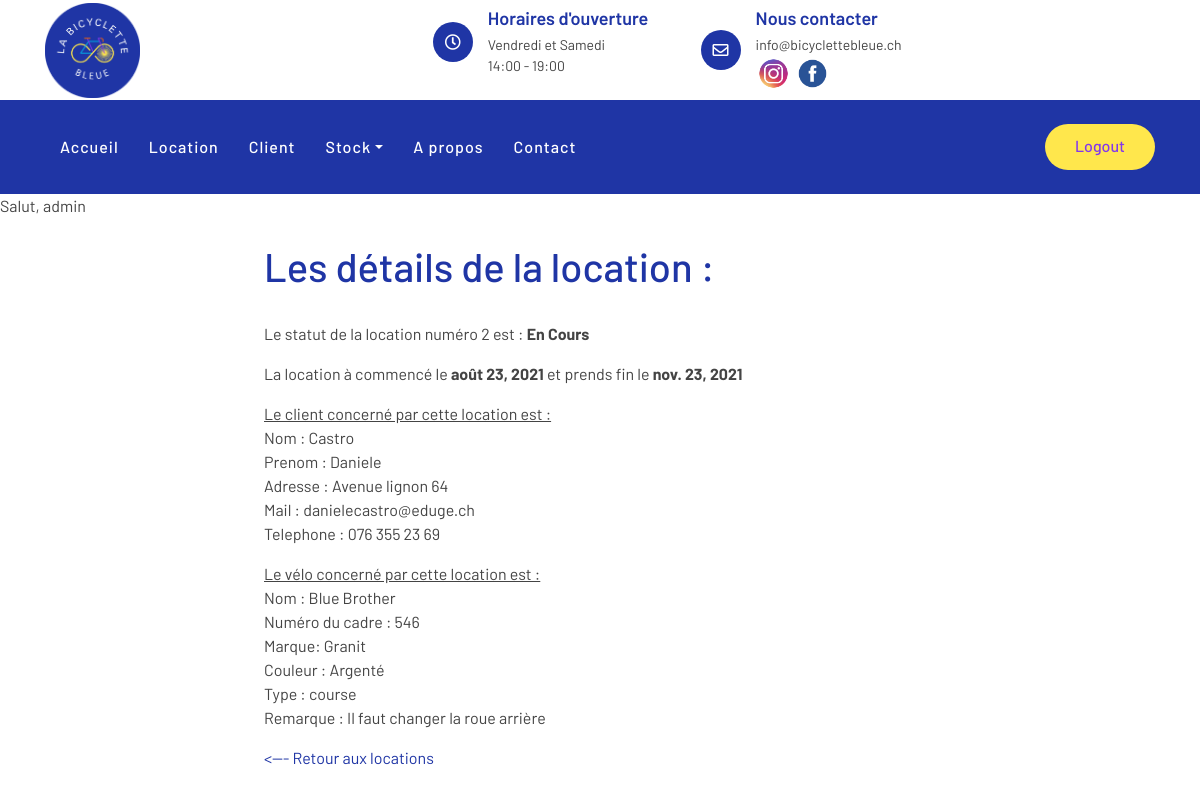
/location/2/ (signed in), run on the app's committed database.
### stock_pieces_velos/models.py (models this page shows)
class AuthUser(models.Model):
    password = models.CharField(max_length=128)
    last_login = models.DateTimeField(blank=True, null=True)
    is_superuser = models.BooleanField()
    username = models.CharField(unique=True, max_length=150)
    last_name = models.CharField(max_length=150)
    email = models.CharField(max_length=254)
    is_staff = models.BooleanField()
    is_active = models.BooleanField()
    date_joined = models.DateTimeField()
    first_name = models.CharField(max_length=150)
    class Meta:
        managed = False
        db_table = 'auth_user'

class Velo(models.Model):
    vel_id = models.AutoField(db_column='VEL_ID',  primary_key=True)  # Field name made lowercase.
    vel_num_cadre = models.IntegerField(db_column='VEL_NUM_CADRE', blank=True, null=True)  # Field name made lowercase.
    vel_nom = models.TextField(db_column='VEL_NOM', blank=True, null=True)  # Field name made lowercase.
    vel_marque = models.TextField(db_column='VEL_MARQUE', blank=True, null=True)  # Field name made lowercase.
    vel_couleur = models.TextField(db_column='VEL_COULEUR', blank=True, null=True)  # Field name made lowercase.
    vel_type = models.TextField(db_column='VEL_TYPE', blank=True, null=True)  # Field name made lowercase.
    vel_photo = models.TextField(db_column='VEL_PHOTO', blank=True, null=True)  # Field name made lowercase.
    vel_statut = models.TextField(db_column='VEL_STATUT', blank=True, null=True)  # Field name made lowercase.
    vel_etat = models.TextField(db_column='VEL_ETAT', blank=True, null=True)  # Field name made lowercase.
    vel_remarque = models.TextField(db_column='VEL_REMARQUE', blank=True, null=True)  # Field name made lowercase.
    local_id = models.ForeignKey(Local, on_delete=models.CASCADE)
    don_id = models.ForeignKey(Donateur, on_delete=models.CASCADE)
    class Meta:
        managed = False
        db_table = 'Velo'

### location/models.py (models this page shows)
class Location(models.Model):
    loc_id = models.AutoField(db_column='LOC_ID', primary_key = True)  # Field name made lowercase.
    loc_statut = models.CharField(db_column='LOC_STATUT', blank=True, null=True, max_length=30)  # Field name made lowercase.
    loc_client = models.ForeignKey(Client, on_delete=models.CASCADE)  # Field name made lowercase.
    class Meta:
        managed = False
        db_table = 'Location'

class Location_Velo(models.Model):
    date_debut = models.DateField()  # Field name made lowercase.
    date_fin   = models.DateField()  # Field name made lowercase.
    lv_loc_id = models.ForeignKey(Location, on_delete=models.CASCADE)  # Field name made lowercase.
    lv_vel_id = models.ForeignKey(Velo, on_delete=models.CASCADE)  # Field name made lowercase.
    class Meta:
        managed = False
        db_table = 'Location_Velo'

### client/models.py (models this page shows, shortened)
class Client(models.Model):
    cli_id = models.AutoField(db_column='CLI_ID', primary_key=True)  # Field name made lowercase.
    cli_nom = models.CharField(db_column='CLI_NOM', blank=False, null=True, max_length=100)  # Field name made lowercase.
    cli_prenom = models.CharField(db_column='CLI_PRENOM', blank=False, null=True, max_length=100)  # Field name made lowercase.
    cli_adresseposte = models.CharField(db_column='CLI_ADRESSEPOSTE', blank=False, null=True, max_length=100)  # Field name made lowercase.
    cli_date_naissance = models.DateField(blank=False)  # Field name made lowercase.
    cli_mail = models.CharField(db_column='CLI_MAIL', blank=False, null=True, max_length=100)  # Field name made lowercase.
    cli_tel = models.CharField(db_column='CLI_TEl', blank=False, null=True, max_length=100)  # Field name made lowercase.
    cli_membre = models.CharField(db_column='CLI_MEMBRE', blank=False, null=True, max_length=100)  # Field name made lowercase.
    cli_date_debut = models.DateField(blank=True)  # Field name made lowercase.
    cli_date_fin = models.DateField(blank=True)  # Field name made lowercase.
    class Meta:
        managed = False
        db_table = 'Client'

### location/views.py (the view)
# urls.py: path('<int:id>/', views.detailsLocation, name='detailsLocation'),
@login_required(login_url='/compte/login')
def detailsLocation(request, id):
    locationvelo = Location_Velo.objects.get(id=id)
    messageDescriptionVelo = f"Il n'y a pas de remarque"
    if locationvelo.lv_vel_id.vel_remarque is not None :
        messageDescriptionVelo = locationvelo.lv_vel_id.vel_remarque
    context = {
        'locationvelo' : locationvelo,
        'messageDescriptionVelo' : messageDescriptionVelo
    }
    return render(request, 'location/detailsLocation.html', context)

### location/templates/location/detailsLocation.html (shortened to what this page needs)
{% extends 'template_base.html' %}
{% block contenu %}
    <h1 class="detailLocation"> Les détails de la location :</h1>
    <div class="detailLocation">
        <p>Le statut de la location numéro {{ locationvelo.lv_loc_id.loc_id }} est :  <b>{{ locationvelo.lv_loc_id.loc_statut }}</b></p>
        <p>La location à commencé le <b>{{ locationvelo.date_debut }}</b> et prends fin le <b>{{ locationvelo.date_fin }}</b></p>
        <p><u>Le client concerné par cette location est :</u><br>
        Nom : {{ locationvelo.lv_loc_id.loc_client.cli_nom }} <br>
        Prenom : {{ locationvelo.lv_loc_id.loc_client.cli_prenom }} <br>
        Adresse : {{ locationvelo.lv_loc_id.loc_client.cli_adresseposte }} <br>
        Mail : {{ locationvelo.lv_loc_id.loc_client.cli_mail }} <br>
        Telephone : {{ locationvelo.lv_loc_id.loc_client.cli_tel }} </p>
        <p><u>Le vélo concerné par cette location est :</u><br>
        Nom : {{ locationvelo.lv_vel_id.vel_nom }} <br>
        Numéro du cadre : {{ locationvelo.lv_vel_id.vel_num_cadre }}<br>
        Marque: {{ locationvelo.lv_vel_id.vel_marque}} <br>
        Couleur : {{ locationvelo.lv_vel_id.vel_couleur }} <br>
        Type : {{ locationvelo.lv_vel_id.vel_type }} <br>
        Remarque : {{ messageDescriptionVelo }}</p>
        <a href="{% url 'location:index' %}"> <--- Retour aux locations </a>
    </div>
{% endblock contenu %}

### templates/template_base.html (shortened to what this page needs)
{% load static %}
<!DOCTYPE html>
<html lang="en">
    <head>
        <link rel="stylesheet" type="text/css" href="{% static 'css/bootstrap.min.css' %}">
        <link href="https://cdnjs.cloudflare.com/ajax/libs/font-awesome/5.10.0/css/all.min.css" rel="stylesheet">
        <link rel="stylesheet" type="text/css" href="{% static 'css/style.css' %}">
    </head>
    <body>
        <div class="top-bar">
            <div class="container">
                <div class="row align-items-center">
                    <div class="col-lg-4 col-md-12">
                        <div class="logo">
                            <a href="{% url 'accueil:index' %}">
                                <img src="{% static 'img/logo.png' %}" alt="Image">
                            </a>
                        </div>
                    </div>
                    <div class="col-lg-8 col-md-7 d-none d-lg-block">
                        <div class="row">
                            <div class="col-4">
                                <div class="top-bar-item">
                                    <div class="top-bar-icon">
                                        <i class="far fa-clock"></i>
                                    </div>
                                    <div class="top-bar-text">
                                        <h3>Horaires d'ouverture</h3>
                                        <p>Vendredi et Samedi</p>
                                        <p>14:00 - 19:00</p>
                                    </div>
                                </div>
                            </div>
                            <div class="col-4">
                                <div class="top-bar-item">
                                    <div class="top-bar-icon">
                                        <i class="far fa-envelope"></i>
                                    </div>
                                    <div class="top-bar-text">
                                        <h3>Nous contacter</h3>
                                        <p>info@bicyclettebleue.ch</p>
                                        <a href="https://www.instagram.com/bicyclette_bleue/"><img src="{% static 'img/instagram.png' %}" alt="Image" style="width: 35px; height: 35px"></a>
                                        <a href="https://www.facebook.com/bicyclettebleuegeneve/"><img src="{% static 'img/facebook.png' %}" alt="Image" style="width: 37px; height: 37px"></a>
                                    </div>
                                </div>
                            </div>
                        </div>
                    </div>
                </div>
            </div>
        </div>
        <div class="nav-bar">
            <div class="container">
                <nav class="navbar navbar-expand-lg bg-dark navbar-dark">
                    <div class="collapse navbar-collapse justify-content-between" id="navbarCollapse">
                        <div class="navbar-nav mr-auto">
                            <a href="{% url 'accueil:index' %}" class="nav-item nav-link">Accueil</a>
                            {% if user.is_authenticated %}
                            <a href="{% url 'location:index' %}" class="nav-item nav-link">Location</a>
                            <a href="{% url 'client:index' %}" class="nav-item nav-link">Client</a>
                            <div class="nav-item dropdown">
                                <a href="#" class="nav-link dropdown-toggle" data-toggle="dropdown">Stock</a>
                            </div>
                            {% endif %}
                            <a href="{% url 'accueil:a_propos' %}" class="nav-item nav-link">A propos</a>
                            <a href="{% url 'accueil:contact' %}" class="nav-item nav-link">Contact</a>
                        </div>
                            <div class="ml-auto">
                            {% if user.is_authenticated %}
                                <span><a class="btn btn-custom" href="{% url 'compte:quitter' %}">Logout</a></span>
                            {% else %}
                                <a class="btn btn-custom" href="{% url 'compte:login' %}">Se connecter</a>
                                <a class="btn btn-custom" href="{% url 'compte:inscription' %}">S'inscrire</a>
                            {% endif %}
                            </div>
                    </div>
                </nav>
            </div>
        </div>
        {% if user.is_authenticated %}
        <span>Salut, {{request.user}}</span>
        {% endif %}
    </body>
</html>
{% block contenu %}{% endblock %}

### accueil/static/css/style.css (style rules this page uses)
.detailLocation { margin-left: 22%; }
body { color: #444444; font-weight: 400; background: #ffffff; font-family: 'Barlow', sans-serif; }
h1, h2, h3, h4, h5, h6 { color: #1F35A5; }
a { color: #1F35A5; transition: .3s; }
.btn.btn-custom { padding: 10px 30px 12px 30px; text-align: center; font-size: 16px; font-weight: 500; color: #ffffff; background: #FFE74C; border: none; border-radius: 60px; box-shadow: inset 0 0 0 0 #1F35A5; transition: ease-out 0.5s; -webkit-transition: ease-out 0.5s; -moz-transition: ease-out 0.5s; }
.top-bar { position: relative; height: 100px; display: flex; align-items: center; background: #ffffff; }
.top-bar .logo { text-align: left; overflow: hidden; }
.top-bar .logo img { max-width: 100%; max-height: 95px; }
.top-bar .top-bar-item { display: flex; align-items: center; justify-content: flex-end; }
.top-bar .top-bar-icon { width: 40px; height: 40px; display: flex; align-items: center; justify-content: center; background: #1F35A5; border-radius: 40px; }
.top-bar .top-bar-icon i { margin: 0; color: #ffffff; font-size: 16px; }
.top-bar .top-bar-text { padding-left: 15px; }
.top-bar .top-bar-text h3 { margin: 0 0 5px 0; font-size: 18px; font-weight: 600; }
.top-bar .top-bar-text p { margin: 0; font-size: 14px; font-weight: 400; }
.nav-bar { position: relative; background: #1F35A5; }
.nav-bar .navbar { padding: 20px 0; background: #1F35A5 !important; transition: .3s; }
.navbar-dark .navbar-nav .nav-link, .navbar-dark .navbar-nav .nav-link:focus, .navbar-dark .navbar-nav .nav-link:hover, .navbar-dark .navbar-nav .nav-link.active { color: #ffffff; padding: 15px; font-weight: 500; letter-spacing: 1px; }
.nav-bar .btn.btn-custom { color: #8338EC; background: #FFE74C; box-shadow: inset 0 0 0 0 #FFE74C; }

### data on the page
Location: lv_loc_id.loc_id "2", lv_loc_id.loc_statut "En Cours"
Location_Velo: date_fin "nov. 23, 2021"
Client: lv_loc_id.loc_client.cli_nom "Castro", lv_loc_id.loc_client.cli_prenom "Daniele", lv_loc_id.loc_client.cli_adresseposte "Avenue lignon 64", lv_loc_id.loc_client.cli_mail "danielecastro@eduge.ch", lv_loc_id.loc_client.cli_tel "076 355 23 69"
Velo: lv_vel_id.vel_nom "Blue Brother", lv_vel_id.vel_num_cadre "546", lv_vel_id.vel_marque "Granit", lv_vel_id.vel_couleur "Argenté", lv_vel_id.vel_type "course", VEL_REMARQUE "Il faut changer la roue arrière"

### other printed values
{{ request.user }} "admin"
{{ locationvelo.date_debut }} "août 23, 2021"
